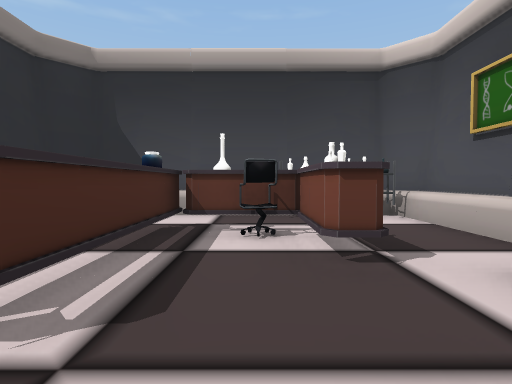
View 1 (above)

13 first-person views from a walk through a scene from a Unity 3-D project. The camera is 1.3 m above the floor, tilts 2° down and sees 80° across. The floor is counted in squares, 2 m on a side. Each view is taken from the middle of a square. On the plan, view 1 faces up. The plan holds only what a view shows up to about 10 squares ahead; the rest is blank. The place goes on beyond the plan. Some surface patterns are stand-ins.

View 2
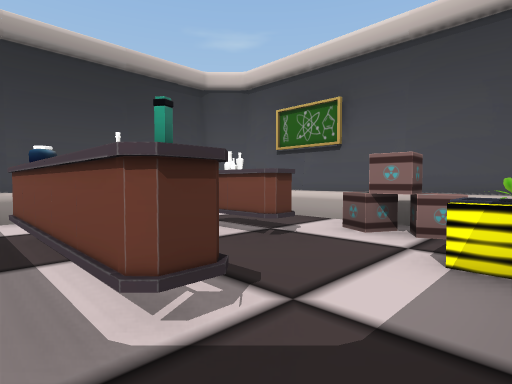

View 3
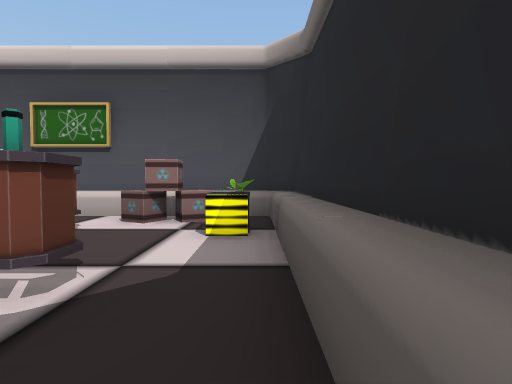

View 4
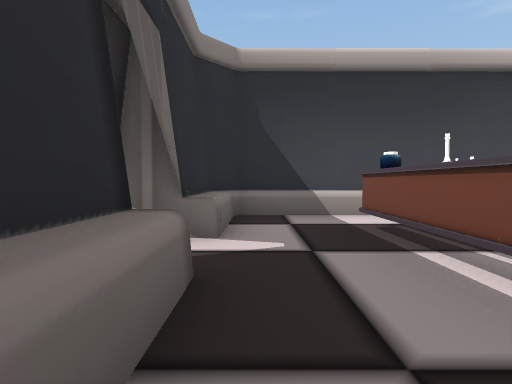

View 5
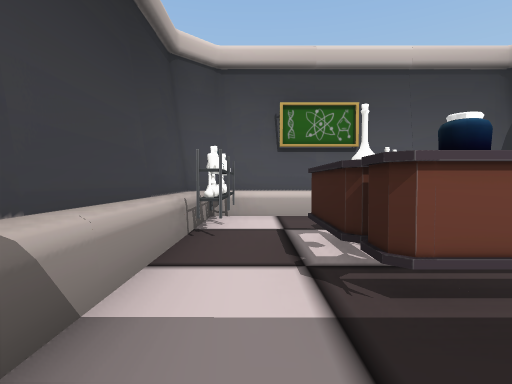

View 6
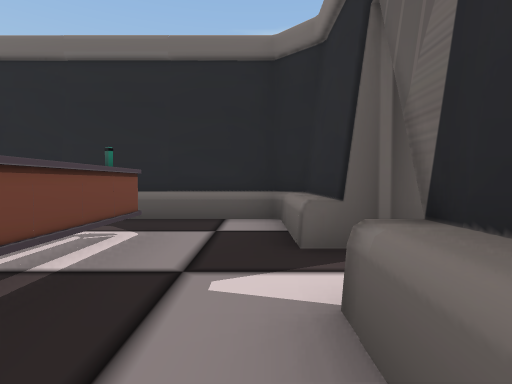

View 7
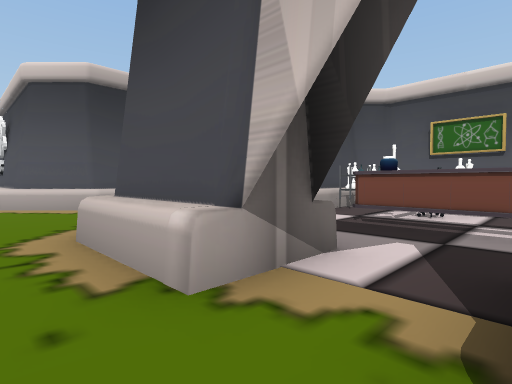

View 8
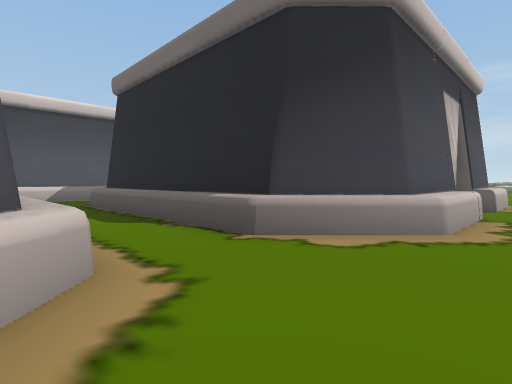

View 9
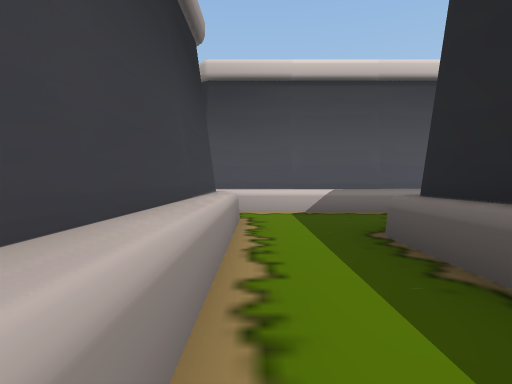

View 10
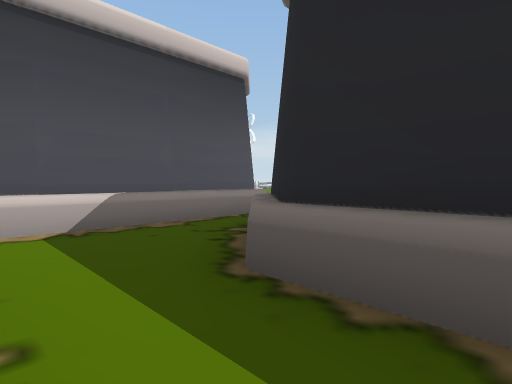

View 11
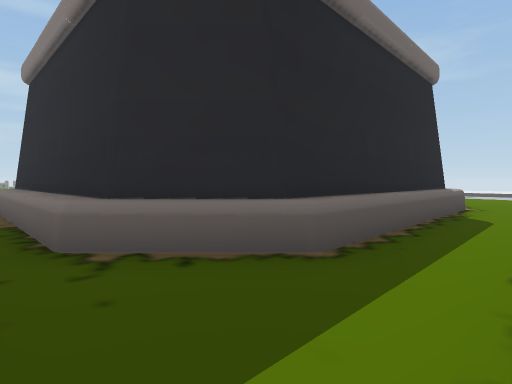

View 12
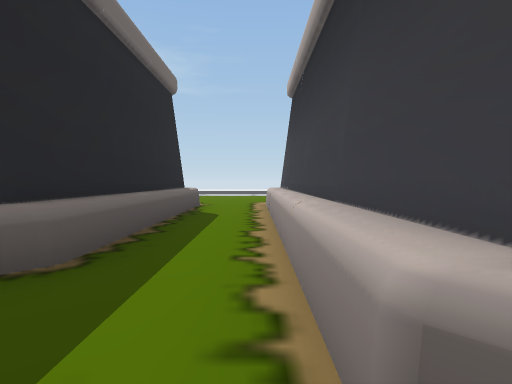

View 13
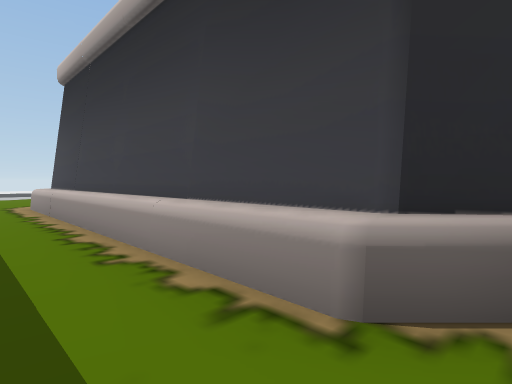

### Floor plan
Points are (right, up) in squares from view 1. A wall is a line through its corners. A room is listed if a view was taken in it or the views show most of it. See-through windows are left out.
Room 1 (views 1, 2, 3, 4, 5, 6)
walls: (0.5, 6.3) (-3.4, 6.3) (-3.9, 5.8) (-3.9, 3.1); (-3.9, 2.1) (-3.9, -0.2) (-3.4, -0.7) (2.7, -0.7) (3.2, -0.2) (3.2, 5.8) (2.6, 6.3)
low walls: (0.5, 5.9) (-3.4, 5.9) (-3.4, 3.5); (-3.4, 2.1) (-3.4, -0.3) (0.4, -0.3); (2.7, -0.3) (2.7, 5.7)
ways out: opening at (-4.5, 3) to room 2
objects: counter (-2, 4); counter (-1, 0); bottle (-1, 1); counter (-1, 2); counter (-1, 3); counter (-1, 4); counter (-1, 5); potion (0, 4); chair (0, 5); cage (1, 0); counter (1, 2); other object (1, 3); other object (1, 4); shelf (1, 6); other object (2, 0); box (2, 1); box (2, 2)
Room 2 (views 7, 8, 9, 10, 11, 12, 13)
walls: (-3.4, 3.5) (-5, 3.5); (-4.6, 3.1) (-4.6, 5.8) (-3.4, 7) (2.6, 7) (3.9, 5.8) (3.9, 3.6); (-5, 2.1) (-3.4, 2.1); (4.8, 10.2) (4.3, 9.7) (-3.7, 9.7) (-5, 11.1); (-4.6, -0.1) (-4.6, 2.1); (5.9, 4.1) (5.9, 10)
low walls: (-5, 3.5) (-5, 5.8) (-3.3, 7.4) (2.6, 7.5) (4.3, 5.8) (4.3, 3.4); (4.9, 9.8) (4.3, 9.3) (-3.7, 9.3) (-5.3, 10.9); (5.5, 4.3) (5.5, 9.5); (-5, -0.1) (-5, 2.1)
ways out: opening at (-4.5, 3) to room 1; opening at (-6, 10)

Positions as (right, up) in squares from view 1, and headings:
1: (0, 0), facing up
2: (-2, 0), facing up-right
3: (-3, 0), facing right
4: (-3, 0), facing up
5: (-3, 5), facing right
6: (-3, 5), facing down
7: (-6, 2), facing up-right
8: (-6, 10), facing down-right
9: (-1, 9), facing right
10: (1, 9), facing down-right
11: (5, 9), facing down-left
12: (5, 9), facing left
13: (5, 8), facing up-left
